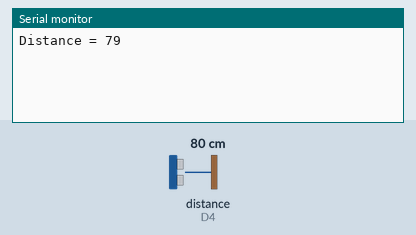
Simulated run of this sketch. Board: ESP8266 (NodeMCU). On the bench: the last lines printed to the serial monitor. Wiring (inferred from the names in the program): ultrasonic range finder: trigger D5; echo D4. Inputs (shaded band) come from the test bench; at power-on: distance to the obstacle (sensor on D4) 80 cm. The echo pulse lasts 58.3 µs per cm; WiFi joins after 1.5 s; servers stay silent unless stated.

Above: at 3.0 s.
3.1 s: distance to the obstacle (sensor on D4) set to 2 cm
At 4.4 s:
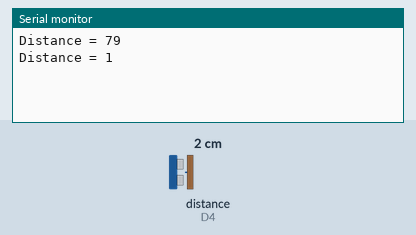
4.6 s: distance to the obstacle (sensor on D4) set to 4 cm
At 5.5 s:
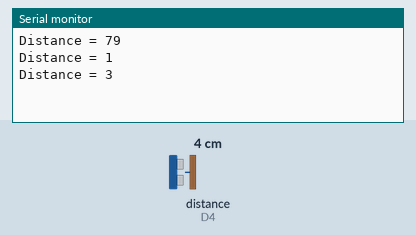
Timing chart, 0 to 7.6 s (numbered marks = the images above; inputs shaded):
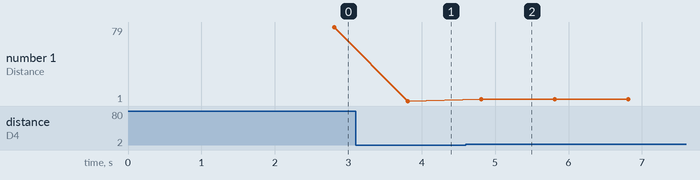

Measured:
- after the input at 3.1 s, the serial monitor: prints a new line after 0.71 s (image 1)
- after the input at 4.6 s, the serial monitor: prints a new line after 0.21 s (image 2)
- plotted number 1: 79 → 1 after the input at 3.1 s, 1 → 3 after the input at 4.6 s

The sketch:

code.ino
```cpp
#define BLYNK_TEMPLATE_ID "TMPL6-zRHQUAo"
#define BLYNK_TEMPLATE_NAME "UltraSonic"
#define BLYNK_AUTH_TOKEN "cnUCBEhcHJPzamNTyUbkXS4qLfDvtjbG"


#define BLYNK_PRINT Serial
#include <ESP8266WiFi.h>
#include <BlynkSimpleEsp8266.h>

#define  trig  D5
#define  echo  D4

long duration;
int distance;

// You should get Auth Token in the Blynk App.


// Your WiFi credentials.
char auth[] = BLYNK_AUTH_TOKEN;
char ssid[] = "Moditha";
char pass[] = "12345678";

BlynkTimer timer;
WidgetLCD lcd(V0);
void setup()
{
  // Debug console
  pinMode(trig, OUTPUT);  // Sets the trigPin as an Output
  pinMode(echo, INPUT);   // Sets the echoPin as an Inpu
  Serial.begin(9600);
  Blynk.begin(auth, ssid, pass);

  // Setup a function to be called every second
  timer.setInterval(1000L, sendSensor);
}

void loop()
{
  Blynk.run();
  timer.run();
}
void sendSensor()
{
  digitalWrite(trig, LOW);   // Makes trigPin low
  delayMicroseconds(2);       // 2 micro second delay

  digitalWrite(trig, HIGH);  // tigPin high
  delayMicroseconds(10);      // trigPin high for 10 micro seconds
  digitalWrite(trig, LOW);   // trigPin low

  duration = pulseIn(echo, HIGH);   //Read echo pin, time in microseconds
  distance = duration * 0.034 / 2;   //Calculating actual/real distance

  Serial.print("Distance = ");        //Output distance on arduino serial monitor
  Serial.println(distance);

  Blynk.virtualWrite(V3, distance);

  lcd.print(0, 0, "voidloopRobotech"); // use: (position X: 0-15, position Y: 0-1, "Message you want to print")
  lcd.print(0, 1, "Distance: " + String(distance) + "cm  ");
  delay(1000);

}
```
